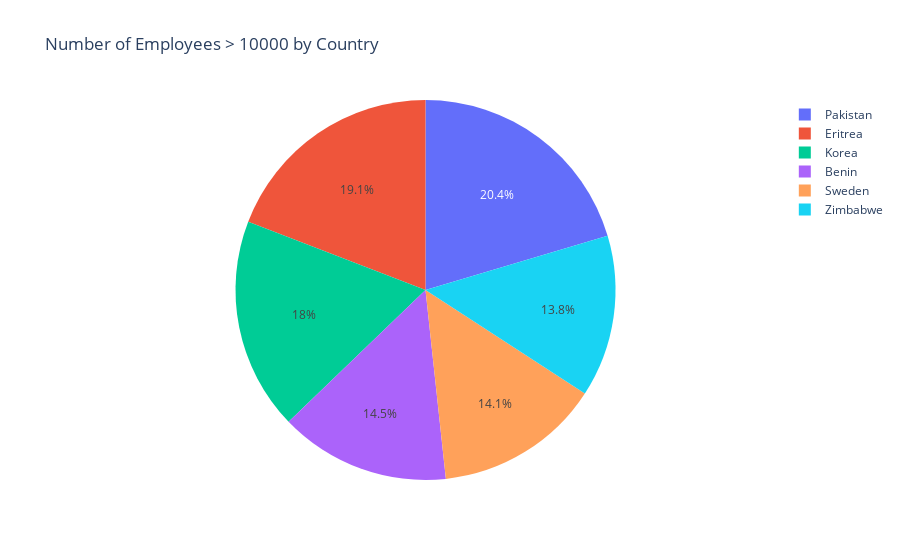

Notebook code for this chart:
### Code cell
import plotly.express as px

df = pd.read_sql('select * from organizations', con=engine1) # use engine1 from previous cell

df4 = df.groupby("country")[['num_employees']].sum()
df4 = df4.reset_index()
df4 = df4[df4['num_employees'] > 10000]
fig = px.pie(df4, values='num_employees', names='country', title='Number of Employees > 10000 by Country')
fig.show()

### Figure 1 — Plotly figure (JSON) as saved in the notebook; plotly's stock layout.template omitted (floating-point values rounded to 4 significant figures)
{"data": [{"domain": {"x": [0, 1], "y": [0, 1]}, "hovertemplate": "country=%{label}<br>num_employees=%{value}<extra></extra>", "labels": ["Benin", "Eritrea", "Korea", "Pakistan", "Sweden", "Zimbabwe"], "legendgroup": "", "name": "", "showlegend": true, "type": "pie", "values": [11611, 15313, 14429, 16312, 11294, 11008]}], "layout": {"legend": {"tracegroupgap": 0}, "title": {"text": "Number of Employees > 10000 by Country"}}}
